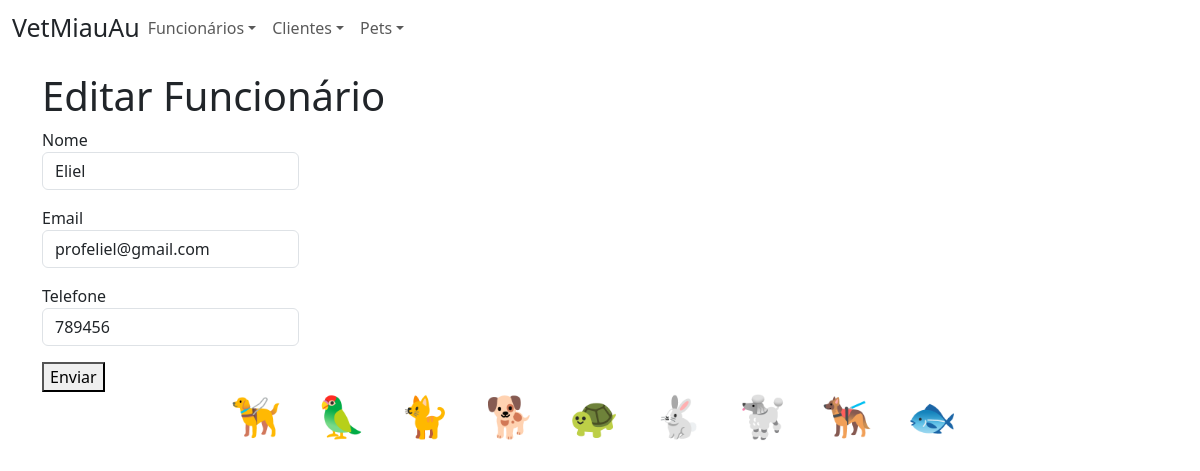
/?page=editar-funcionario&id_funcionario=2, run on the app's committed database.
### tables this page shows
CREATE TABLE `funcionario` (
  `id_funcionario` int(10) UNSIGNED NOT NULL,
  `nome_funcionario` varchar(60) NOT NULL,
  `email_funcionario` varchar(260) NOT NULL,
  `telefone_funcionario` int(11) NOT NULL
);

### editar-funcionario.php (the view, shortened to what this page needs)
<h1>Editar Funcionário</h1>
<?php
	$sql = "SELECT * FROM funcionario WHERE id_funcionario=" .$_REQUEST['id_funcionario'];
	$res = $conn->query($sql);
	$row = $res->fetch_object();
?>
<form action="?page=salvar-funcionario" method="POST">
	<div class="mb-3">
		<label>Nome
			<input type="text" name="nome_funcionario" class="form-control" value="<?php print $row->nome_funcionario;?>">
		</label>
	</div>
	<div class="mb-3">
		<label>Email
			<input type="email" name="email_funcionario" class="form-control" value="<?php print $row->email_funcionario;?>">
		</label>
	</div>
	<div class="mb-3">
		<label>Telefone
			<input type="number" name="telefone_funcionario" class="form-control" value="<?php print $row->telefone_funcionario;?>">
		</label>
	</div>
	<div>
		<button type="submit" class="btn-btn-primary">Enviar</button>
	</div>
</form>

### data on the page
funcionario: nome_funcionario "Eliel", email_funcionario "profeliel@gmail.com", telefone_funcionario "789456"
